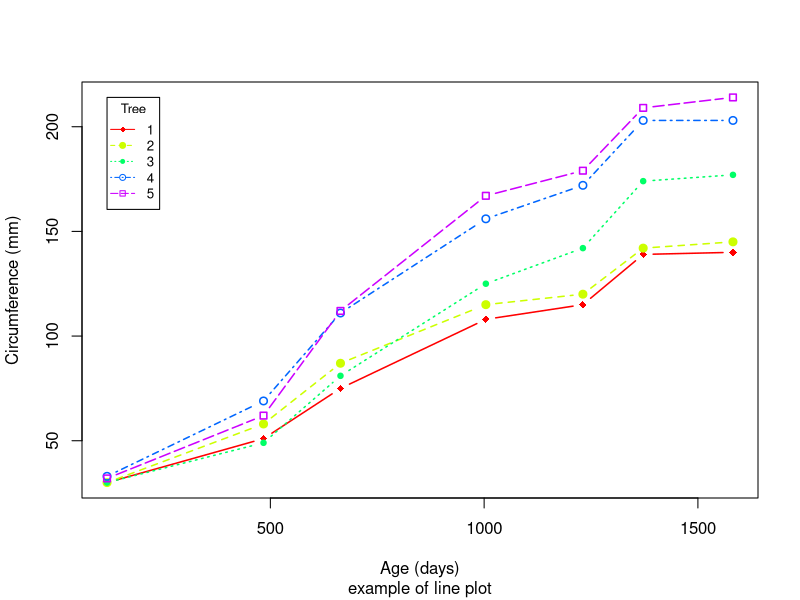

Reproduce this figure in R.
# http://www.statmethods.net/graphs/line.html
# Create Line Chart

# convert factor to numeric for convenience 
Orange$Tree <- as.numeric(Orange$Tree) 
ntrees <- max(Orange$Tree)

# get the range for the x and y axis 
xrange <- range(Orange$age) 
yrange <- range(Orange$circumference) 

# set up the plot 
plot(xrange, yrange, type="n", xlab="Age (days)",
     ylab="Circumference (mm)" ) 
colors <- rainbow(ntrees) 
linetype <- c(1:ntrees) 
plotchar <- seq(18,18+ntrees,1)

# add lines 
for (i in 1:ntrees) { 
    tree <- subset(Orange, Tree==i) 
    lines(tree$age, tree$circumference, type="b", lwd=1.5,
          lty=linetype[i], col=colors[i], pch=plotchar[i]) 
} 

# add a title and subtitle 
title("", "example of line plot")

# add a legend 
legend(xrange[1], yrange[2], 1:ntrees, cex=0.8, col=colors,
       pch=plotchar, lty=linetype, title="Tree")
